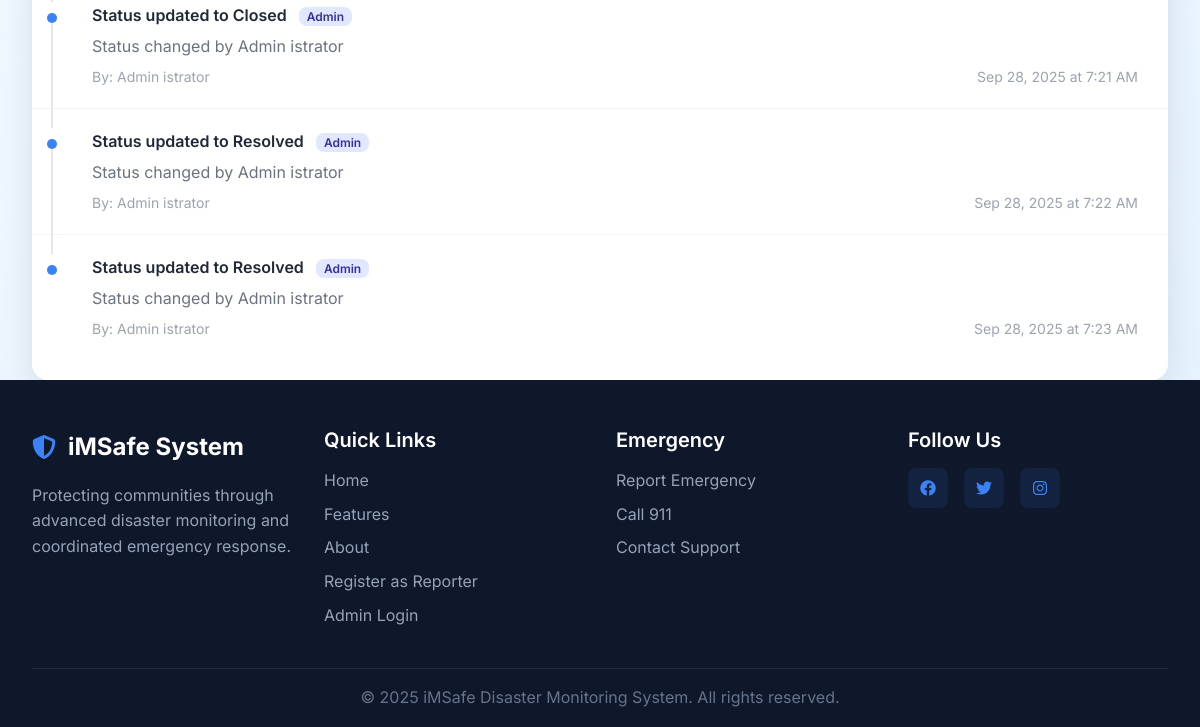
Page /track_report.php?tracking_id=DM20250927-75065C (lower part) on the earlier database version.
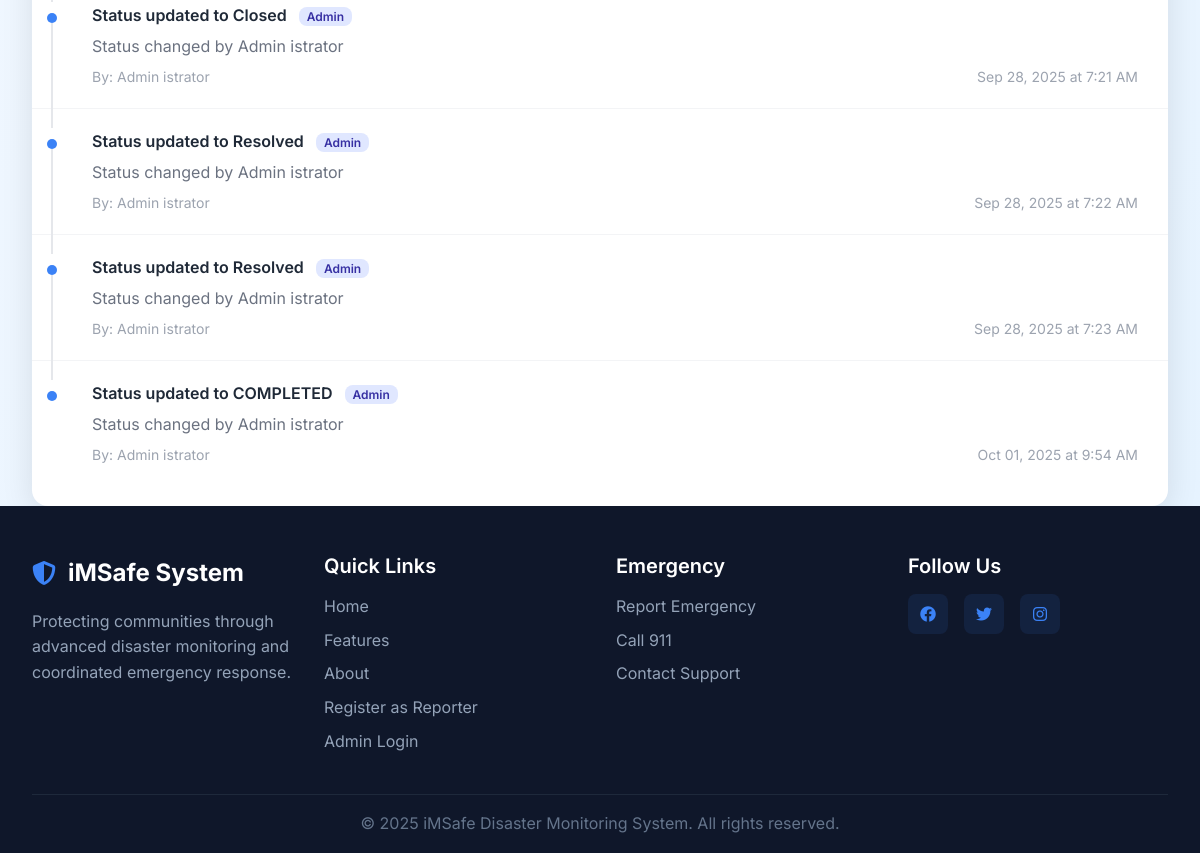
Same page on the later database version.
### tables this page shows
CREATE TABLE `disaster_updates` (
  `update_id` int(11) NOT NULL,
  `disaster_id` int(11) NOT NULL,
  `user_id` int(11) DEFAULT NULL,
  `update_type` enum('status_change','progress','escalation','resolution','general') DEFAULT 'general',
  `title` varchar(200) DEFAULT NULL,
  `description` text DEFAULT NULL,
  `status_from` enum('pending','assigned','acknowledged','in_progress','resolved','closed','escalated') DEFAULT NULL,
  `status_to` enum('pending','assigned','acknowledged','in_progress','resolved','closed','escalated') DEFAULT NULL,
  `is_public` tinyint(1) DEFAULT 0,
  `attachments` longtext DEFAULT NULL CHECK (json_valid(`attachments`)),
  `created_at` timestamp NOT NULL DEFAULT current_timestamp()
);

### track_report.php (the view, shortened to what the changed rows need)
<?php
require_once 'config/database.php';
$disaster_data = null;
$updates = [];
$auto_tracking_id = sanitizeInput($_GET['tracking_id'] ?? '');
if (($_SERVER['REQUEST_METHOD'] === 'POST' && isset($_POST['track_report'])) || !empty($auto_tracking_id)) {
    $tracking_id = !empty($auto_tracking_id) ? $auto_tracking_id : sanitizeInput($_POST['tracking_id'] ?? '');
    if (empty($tracking_id)) {
        $tracking_result = [
            'success' => false,
            'message' => 'Please enter a tracking ID.'
        ];
    } else {
        try {
            $disaster_stmt = $pdo->prepare("
                SELECT d.*, dt.type_name, l.lgu_name, l.contact_phone as lgu_phone,
                       CONCAT(u.first_name, ' ', u.last_name) as assigned_user_name
                FROM disasters d
                LEFT JOIN disaster_types dt ON d.type_id = dt.type_id
                LEFT JOIN lgus l ON d.assigned_lgu_id = l.lgu_id
                LEFT JOIN users u ON d.assigned_user_id = u.user_id
                WHERE d.tracking_id = ?
            ");
            $disaster_stmt->execute([$tracking_id]);
            $disaster_data = $disaster_stmt->fetch();
            if ($disaster_data) {
                $updates_stmt = $pdo->prepare("
                    SELECT du.*, CONCAT(u.first_name, ' ', u.last_name) as user_name, u.role as user_role
                    FROM disaster_updates du
                    LEFT JOIN users u ON du.user_id = u.user_id
                    WHERE du.disaster_id = ?
                    ORDER BY du.created_at ASC
                ");
                $updates_stmt->execute([$disaster_data['disaster_id']]);
                $updates = $updates_stmt->fetchAll();
            } else {
                $tracking_result = [
                    'success' => false,
                    'message' => 'No report found with this tracking ID. Please check and try again.'
                ];
            }
        } catch (Exception $e) {
            error_log("Tracking error: " . $e->getMessage());
            $tracking_result = [
                'success' => false,
                'message' => 'An error occurred while searching for your report. Please try again.'
            ];
        }
    }
}
?>
<!DOCTYPE html>
<html lang="en">
<head>
    <link rel="stylesheet" href="assets/css/style.css">
    <link rel="stylesheet" href="https://cdnjs.cloudflare.com/ajax/libs/font-awesome/6.4.0/css/all.min.css">
</head>
<body>
    <section class="tracking-page">
        <div class="container">
            <?php if ($disaster_data): ?>
                <div class="updates-section">
                    <div class="updates-list">
                        <?php if (empty($updates)): ?>
                            <div class="no-updates">
                                <i class="fas fa-clock" style="font-size: 2em; color: #d1d5db; margin-bottom: 15px;"></i>
                                <p>No public updates available yet. You will be notified when there are updates from the LGU.</p>
                            </div>
                        <?php else: ?>
                            <?php foreach ($updates as $update): ?>
                                <div class="update-item">
                                    <div class="update-content">
                                        <div class="update-title">
                                            <?php echo htmlspecialchars($update['title']); ?>
                                            <?php if (!empty($update['user_role']) && $update['user_role'] === 'admin'): ?>
                                                <span style="background:#e0e7ff;color:#3730a3;font-size:12px;padding:2px 8px;border-radius:8px;margin-left:8px;">Admin</span>
                                            <?php endif; ?>
                                        </div>
                                        <div class="update-description">
                                            <?php echo nl2br(htmlspecialchars($update['description'])); ?>
                                        </div>
                                        <div class="update-meta">
                                            <span>
                                                <?php if ($update['user_name']): ?>
                                                    By: <?php echo htmlspecialchars($update['user_name']); ?>
                                                <?php else: ?>
                                                    System Update
                                                <?php endif; ?>
                                            </span>
                                            <span>
                                                <?php echo date('M d, Y \a\t g:i A', strtotime($update['created_at'])); ?>
                                            </span>
                                        </div>
                                    </div>
                                </div>
                            <?php endforeach; ?>
                        <?php endif; ?>
                    </div>
                </div>
            <?php endif; ?>
        </div>
    </section>
</body>
</html>

Differences in the rows shown:
added disaster_updates: title "Status updated to COMPLETED", description "Status changed by Admin istrator", user_name "Admin istrator", created_at "Oct 01, 2025 at 9:54 AM"
